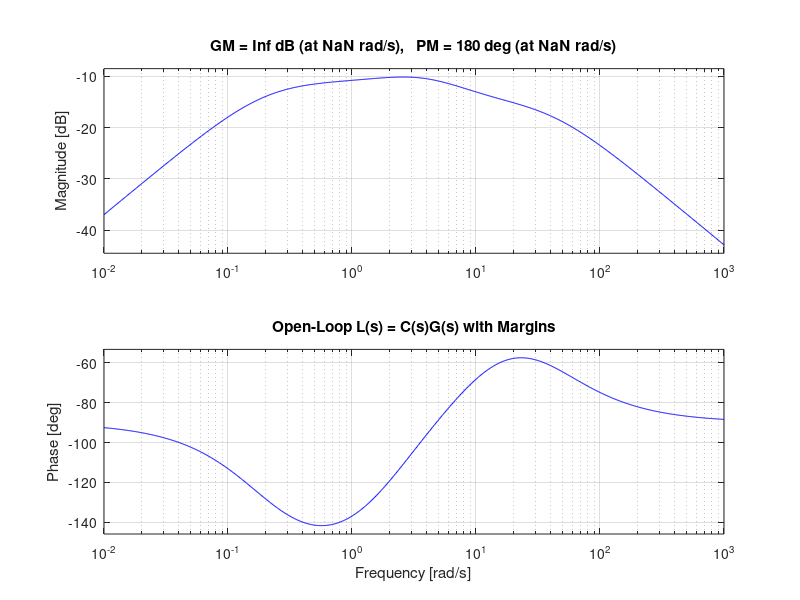
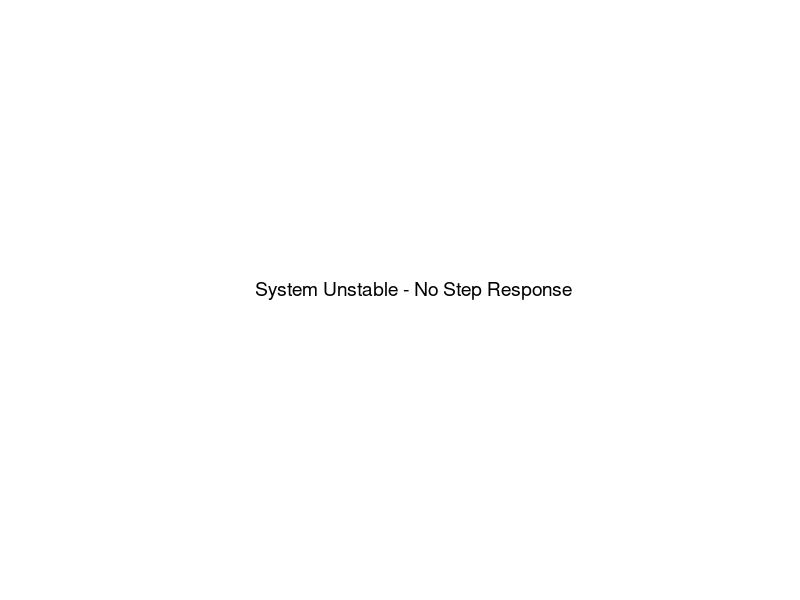

Recreate these plots in MATLAB, in order.
clear; clc; close all;

%% Plant Definition
num_G = [5.758, 0];
den_G = [1, 0.2016, -12.68];
G = tf(num_G, den_G);

fprintf('=== PLANT ANALYSIS ===\n');
fprintf('G(s) = 5.758s / (s^2 + 0.2016s - 12.68)\n\n');

poles_G = pole(G);
fprintf('Plant poles: %.4f, %.4f\n', poles_G(1), poles_G(2));
fprintf('Plant zeros: 0\n\n');

%% Controller Definition - Iteration 2
K = 1.2502;
z1 = 10.00;
p1 = 40.00;
z2 = 2.00;
p2 = 0.20;

num_C = K * conv([1, z1], [1, z2]);
den_C = conv([1, p1], [1, p2]);
C = tf(num_C, den_C);

fprintf('=== CONTROLLER (Iteration 2) ===\n');
fprintf('C(s) = %.4f * (s + %.2f)(s + %.2f) / [(s + %.2f)(s + %.2f)]\n', K, z1, z2, p1, p2);
fprintf('\nLead section: (s + %.2f) / (s + %.2f)\n', z1, p1);
fprintf('Lag section:  (s + %.2f) / (s + %.2f)\n\n', z2, p2);

%% Open-Loop and Closed-Loop Systems
L = C * G;
T = feedback(L, 1);

fprintf('=== STABILITY ANALYSIS ===\n');
poles_CL = pole(T);
fprintf('Closed-loop poles:\n');
for i = 1:length(poles_CL)
    if abs(imag(poles_CL(i))) < 1e-6
        fprintf('  Pole %d: %.4f\n', i, real(poles_CL(i)));
    else
        fprintf('  Pole %d: %.4f ± %.4fj\n', i, real(poles_CL(i)), abs(imag(poles_CL(i))));
    end
end

if all(real(poles_CL) < 0)
    fprintf('\nStatus: STABLE\n\n');
else
    fprintf('\nStatus: UNSTABLE\n');
    unstable_poles = poles_CL(real(poles_CL) >= 0);
    fprintf('Unstable poles: ');
    disp(unstable_poles');
    fprintf('\n');
end

%% Stability Margins
[Gm, Pm, Wcg, Wcp] = margin(L);
fprintf('=== STABILITY MARGINS ===\n');
fprintf('Gain Margin: %.2f dB (at %.2f rad/s)\n', 20*log10(Gm), Wcg);
fprintf('Phase Margin: %.2f deg (at %.2f rad/s)\n\n', Pm, Wcp);

%% Bode Plot
figure('Name', 'Bode Plots', 'Position', [100, 100, 1200, 800]);

subplot(2,2,1);
bode(G);
grid on;
title('Plant G(s)');

subplot(2,2,2);
bode(C);
grid on;
title('Controller C(s) - Lead-Lag');

subplot(2,2,3:4);
margin(L);
grid on;
title('Open-Loop L(s) = C(s)G(s) with Margins');

%% Step Response
figure('Name', 'Closed-Loop Response', 'Position', [150, 150, 1000, 600]);

if all(real(poles_CL) < 0)
    subplot(1,2,1);
    step(T, 3);
    grid on;
    title('Closed-Loop Step Response');
    xlabel('Time (s)');
    ylabel('Output');
    
    subplot(1,2,2);
    t = 0:0.001:3;
    [y, t] = step(T, t);
    plot(t, y);
    grid on;
    title('Closed-Loop Step Response (Detail)');
    xlabel('Time (s)');
    ylabel('Output');
    
    S = stepinfo(T);
    fprintf('=== STEP RESPONSE CHARACTERISTICS ===\n');
    fprintf('Rise Time: %.4f s\n', S.RiseTime);
    fprintf('Settling Time: %.4f s\n', S.SettlingTime);
    fprintf('Overshoot: %.2f %%\n', S.Overshoot);
    fprintf('Peak: %.4f\n', S.Peak);
    fprintf('Steady-State: %.4f\n\n', y(end));
else
    text(0.5, 0.5, 'System Unstable - No Step Response', ...
        'HorizontalAlignment', 'center', 'FontSize', 14);
    axis off;
end

%% Assessment
fprintf('=== ASSESSMENT ===\n');
fprintf('Target crossover: 17.26 rad/s\n');
fprintf('Actual crossover: %.2f rad/s\n', Wcp);
fprintf('Crossover error: %.2f rad/s\n\n', abs(Wcp - 17.26));

if Wcp < 3.46
    fprintf('⚠ Crossover below unstable pole (3.46 rad/s)\n');
    fprintf('  Cannot stabilize - need higher gain\n\n');
elseif Wcp < 13.85
    fprintf('⚠ Crossover below minimum (13.85 rad/s)\n');
    fprintf('  Stability margins may be poor\n\n');
else
    fprintf('✓ Crossover in acceptable range\n\n');
end
